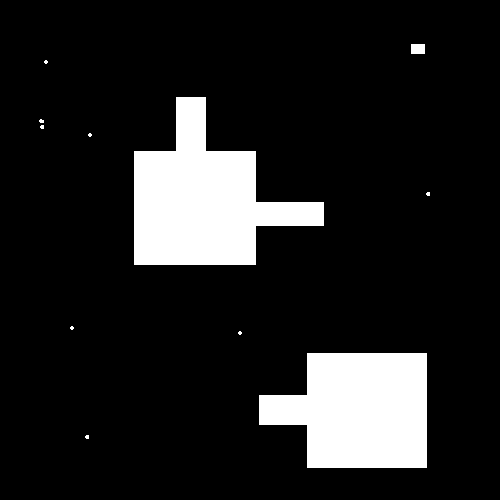
#> input picture AutomatedLayout_Trans/contour_test2.png, 500 x 500 px
$ python contour.py   (older library calls are emulated)
#> lines starting #> are read from the running program, lines starting #| are printed output that depends on the picture; after the words box and inside, x2 and y2 are one past the last pixel; in counts of white or black regions, pixels touching at a corner belong together
import numpy as np
import cv2

area_threshold = 20
im = cv2.imread('contour_test2.png')
#> im is the input picture: shape (500, 500, 3); 13.1% white; 11 white regions (8 under 20 px), largest, box (x1, y1, x2, y2) and area: (134, 97, 324, 265) 17160, (259, 353, 427, 468) 15240, (411, 44, 425, 54) 140
imgray = cv2.cvtColor(im, cv2.COLOR_BGR2GRAY)
# ret, thresh = cv2.threshold(imgray, 127, 255,3)
thresh = cv2.Canny(imgray, 100, 200)
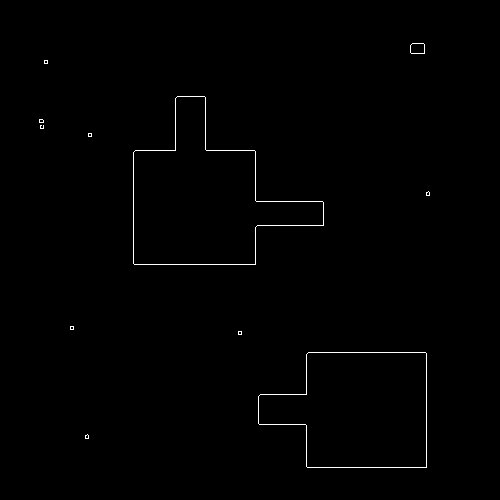
#> thresh: shape (500, 500); 0.56% white in thin lines or dots, all inside (x1, y1, x2, y2) = (39, 43, 430, 468)
im2, contours, hierarchy = cv2.findContours(thresh, cv2.RETR_TREE, cv2.CHAIN_APPROX_SIMPLE)
#> contours = 21 contours, 15 with area under 20; largest, box (x1, y1, x2, y2) and area: (133, 96, 324, 265) 17158, (133, 96, 324, 265) 17156, (258, 352, 427, 468) 15236, (258, 352, 427, 468) 15234, (410, 43, 425, 54) 137, (410, 43, 425, 54) 136
clusterTooSmall = []
hullList = []
boundingboxList = []
rotateboxList = []
for i, cnt in enumerate(contours):
	# moments
	M = cv2.moments(cnt)
	area = cv2.contourArea(cnt)
	if(area<area_threshold):
		clusterTooSmall.append(i)
	else:
		hull = cv2.convexHull(cnt)
		hullList.append(hull)
		x,y,w,h = cv2.boundingRect(cnt)
		boundingboxList.append(((x,y),(x+w, y+h)))
		# rotated rectangle
		rect = cv2.minAreaRect(cnt)
		box = cv2.boxPoints(rect)
		box = np.int0(box)
		rotateboxList.append(box)
#> this loop made 21 passes
#> (area, x, y, w, h, rect, box) on passes 3, 4, 16, 17, 20, 21: (15235.5, 258, 352, 169, 116, ((342, 409.5), (115, 168), -90), [[426, 467], [258, 467], [258, 352], [426, 352]]), (15234.5, 258, 352, 169, 116, ((342, 409.5), (115, 168), -90), [[426, 467], [258, 467], [258, 352], [426, 352]]), (17157.5, 133, 96, 191, 169, ((228, 180), (168, 190), -90), [[322, 263], [132, 263], [133, 96], [322, 96]]), (17156, 133, 96, 191, 169, ((228, 180), (168, 190), -90), [[323, 264], [133, 264], [133, 96], [323, 96]]), (137, 410, 43, 15, 11, ((417, 48), (10, 14), -90), [[424, 53], [410, 53], [410, 43], [424, 43]]), (136.5, 410, 43, 15, 11, ((417, 48), (10, 14), -90), [[424, 53], [410, 53], [410, 43], [424, 43]])
#> after the loop, boundingboxList = [((258, 352), (427, 468)), ((258, 352), (427, 468)), ((133, 96), (324, 265)), ((133, 96), (324, 265)), ((410, 43), (425, 54)), ((410, 43), (425, 54))]; clusterTooSmall = [0, 1, 4, 5, 6, 7, 8, 9, 10, 11, 12, 13, 14, 17, 18]; hullList = 6 contours; box (x1, y1, x2, y2) and area: (133, 96, 324, 265) 23073, (133, 96, 324, 265) 23034, (258, 352, 427, 468) 17150, (258, 352, 427, 468) 17150, (410, 43, 425, 54) 137, (410, 43, 425, 54) 136; rotateboxList = 6 items
#> (the run stopped early here; a loop or call above may not have finished)
